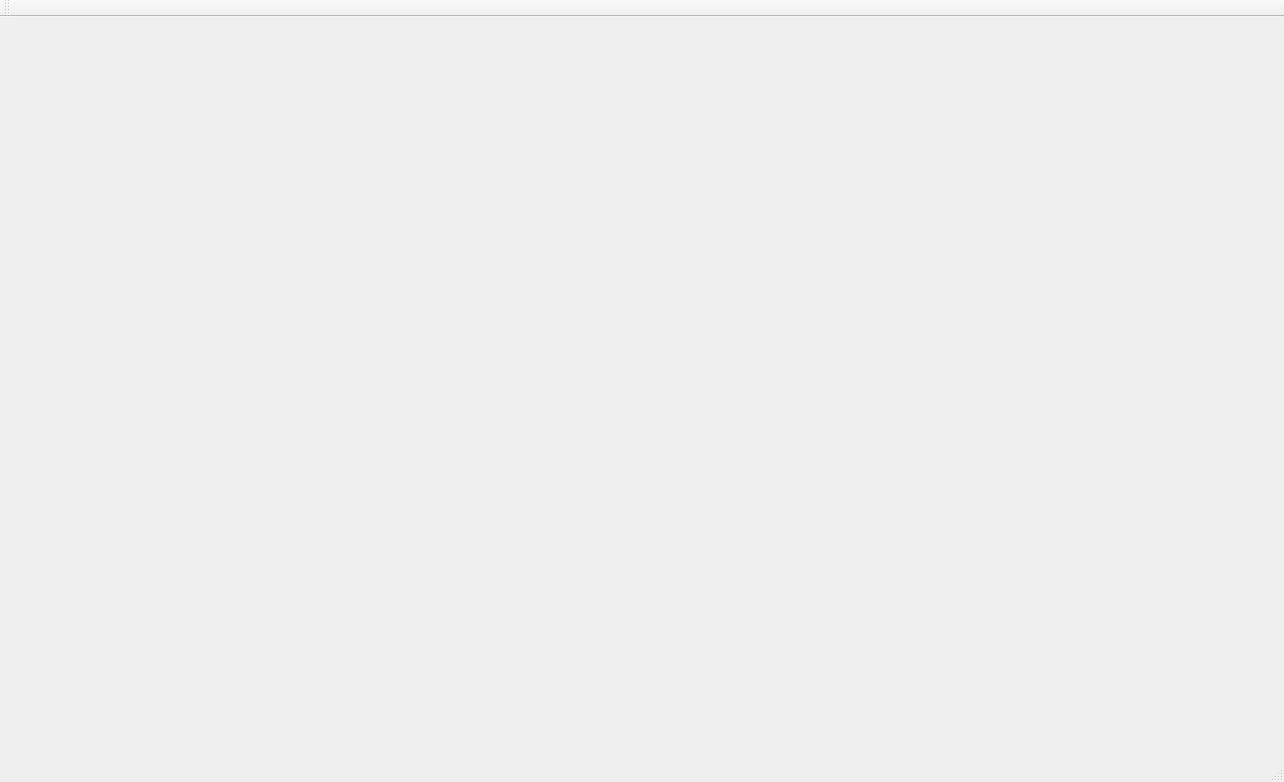
<?xml version="1.0" encoding="UTF-8"?>
<ui version="4.0">
 <class>MainWindow</class>
 <widget class="QMainWindow" name="MainWindow">
  <property name="geometry">
   <rect>
    <x>0</x>
    <y>0</y>
    <width>1284</width>
    <height>782</height>
   </rect>
  </property>
  <property name="windowTitle">
   <string>MainWindow</string>
  </property>
  <widget class="QWidget" name="centralWidget">
   <widget class="GLWidget" name="widget" native="true">
    <property name="geometry">
     <rect>
      <x>0</x>
      <y>0</y>
      <width>1280</width>
      <height>720</height>
     </rect>
    </property>
   </widget>
  </widget>
  <widget class="QMenuBar" name="menuBar">
   <property name="geometry">
    <rect>
     <x>0</x>
     <y>0</y>
     <width>1284</width>
     <height>25</height>
    </rect>
   </property>
  </widget>
  <widget class="QToolBar" name="mainToolBar">
   <attribute name="toolBarArea">
    <enum>TopToolBarArea</enum>
   </attribute>
   <attribute name="toolBarBreak">
    <bool>false</bool>
   </attribute>
  </widget>
  <widget class="QStatusBar" name="statusBar"/>
 </widget>
 <layoutdefault spacing="6" margin="11"/>
 <customwidgets>
  <customwidget>
   <class>GLWidget</class>
   <extends>QWidget</extends>
   <header>glwidget.hh</header>
   <container>1</container>
  </customwidget>
 </customwidgets>
 <resources/>
 <connections/>
</ui>
